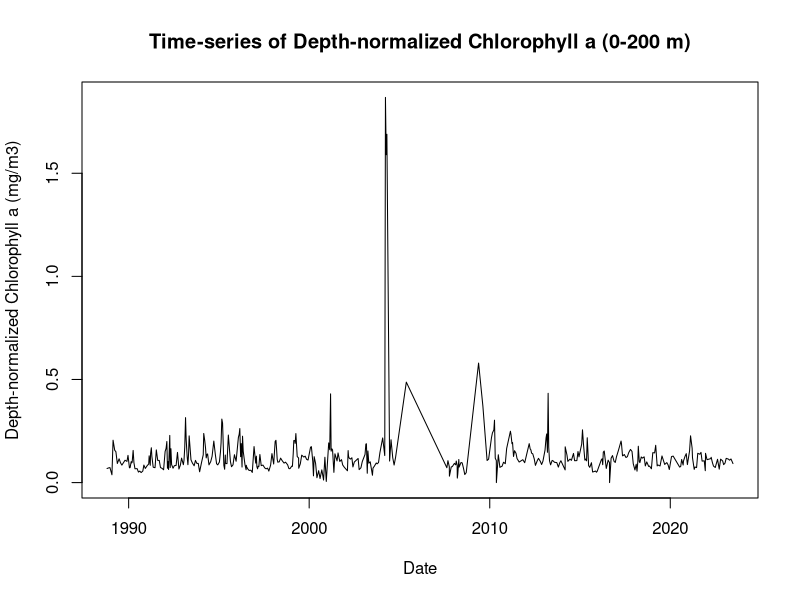

Write R code to recreate this figure. (Note: this script raises an error after producing the figure.)
library(readxl)
library(dplyr)
library(pracma)


BATS_pigments_1_ <- read_excel("Data/BATS_pigments (1).xlsx",na="-999")
View(BATS_pigments_1_)

# Cleaning the dataset (BATS_pigments) ----

BATS_pigments <- BATS_pigments_1_[-c(1:49), ] #get rid of rows 1-49 and make the new row 1 column names
colnames(BATS_pigments) <- BATS_pigments[1, ] #set first row as column names
BATS_pigments <- BATS_pigments[-1, ] #remove the first row which is now column names

View(BATS_pigments)

### Creating a new data set (BATS_chla) with only year, depth, turners chlorophyll a data ----
# Remember, aim is: using Chl column, standardize depth for chlorophyll a. Need to think of a way to normalize this across the water column as different things have different ranges and need to normalize this.
BATS_chla <- BATS_pigments %>%
  select(yyyymmd, Depth, Chl) %>%
  na.omit()
View(BATS_chla)

#round from decimal to whole number
BATS_chla$Depth <- round(as.numeric(BATS_chla$Depth))
BATS_chla$Depth <- as.numeric(BATS_chla$Depth)
BATS_chla$Chl   <- as.numeric(BATS_chla$Chl)
#BATS_chla$yyyymmd <- as.numeric(BATS_chla$yyyymmd)

#BATS_chla$yyyymmd <- ymd(BATS_chla$yyyymmd)

str(BATS_chla$Chl)
str(BATS_chla$Depth)


# Trapezoidal integration ----
# If  Depth values don’t start at 0 or end at 200 exactly, trapezoidal integration still handles it correctly.

# Filter depths 0–200 m and arrange
BATS_filtered <- BATS_chla %>%
  filter(Depth >= 0, Depth <= 200) %>%
  arrange(Depth)

# Depth-integrated chlorophyll (mg/m^2)
Chl_int <- trapz(BATS_filtered$Depth, BATS_filtered$Chl)

# FINAL DECISION ----

norm_chl <- BATS_chla %>%
  filter(Depth >= 0, Depth <= 200) %>% # Filter depths 0–200 m
  mutate(
    Depth = as.numeric(Depth),
    Chl   = as.numeric(Chl)
  ) %>%
  arrange(yyyymmd, Depth) %>%
  group_by(yyyymmd) %>%
  summarise(                      #summarise() collapses all rows for each cast into ONE row.
    Chl_int = trapz(Depth, Chl),       # mg/m2
    Chl_mean_200m = Chl_int / 200      # mg/m3 (depth-normalized)
  )
View(norm_chl)

#date is written as yyyymmdd - fixing date format

#norm_chl$yyyymmd <- as.Date(norm_chl$yyyymmd, format="%Y%m%d")
#norm_chl$yyyymmd <- ymd(norm_chl$yyyymmd)
#norm_chl$yyymmd <- as.numeric (norm_chl$yyyymmd)

#norm_chl$yyyymmd <- as.Date(as.character(norm_chl$yyyymmd), format="%Y%m%d")
#norm_chl$Month <- format(norm_chl$yyyymmd, "%m") # Extract month as numeric
#norm_chl$Year <- format(norm_chl$yyyymmd, "%Y") # Extract year


library(lubridate)

norm_chl$yyyymmd <- ymd(norm_chl$yyyymmd)

norm_chl$year  <- year(norm_chl$yyyymmd)
norm_chl$month <- month(norm_chl$yyyymmd)
norm_chl$day   <- day(norm_chl$yyyymmd)

#rename column names
colnames(norm_chl)[1] <- "Date"
colnames(norm_chl)[2] <- "Chl_Int_200m_mg_m2"
colnames(norm_chl)[3] <- "Chl_mean_200m_mg_m3"
colnames(norm_chl)[4] <- "Year"
colnames(norm_chl)[5] <- "Month"
colnames(norm_chl)[6] <- "Day"



# Visualizing time-series of depth-normalized chlorophyll ----
plot(norm_chl$Date,norm_chl$Chl_mean_200m_mg_m3, type="l",
     xlab="Date", ylab="Depth-normalized Chlorophyll a (mg/m3)",
    # ylim=c(0,0.5),
     main="Time-series of Depth-normalized Chlorophyll a (0-200 m)")                            

### a) Time-series plot of time-series depth normalized chlorophyll — can see seasonal cycles and long-term changes.----
ggplot(norm_chl, aes(x = Date, y = Chl_mean_200m_mg_m3)) +
  geom_line(color = "darkblue") +
  geom_smooth(method = "lm", color = "blue", se = FALSE) +
  labs(title = "Phytoplankton Biomass (0–200m) Over Time at BATS",
       x = "Date",
       y = "Chlorophyll Mean (mg/m³, normalized to 200m)") +
  theme_classic()

### b) Seasonal pattern (montly averages) -----
#norm_chl$Month <- format(norm_chl$yyyymmd, "%m") # Extract month as numeric
#norm_chl$Month <- as.numeric(norm_chl$Month) # Convert to numeric
chl_monthly <- norm_chl %>% 
  group_by(Month) %>% 
  summarise(MonthlyAvgBiomass = mean(Chl_mean_200m_mg_m3, na.rm = TRUE)) %>% 
  ungroup()
# Plot monthly averages
ggplot(chl_monthly, aes(x = Month, y = MonthlyAvgBiomass)) + # x is month (1-12)
  geom_line(color = "darkgreen") +
  geom_point() +
  scale_x_continuous(breaks = 1:12, labels = month.abb) +
  labs(title = "Monthly Mean Phytoplankton (Chl) Biomass (0–200m) at BATS",
       x = "Month",
       y = "Average Chl (mg/m³, normalized to 200m)") +
  theme_classic()


### c) Annual pattern (yearly averages) ----
str(chl_yearly)
chl_yearly <- norm_chl %>% 
  group_by(Year) %>% 
  summarise(YearlyAvgBiomass = mean(Chl_mean_200m_mg_m3, na.rm = TRUE)) %>%  #calculating avg per year
  ungroup()
# Plot yearly averages
ggplot(chl_yearly, aes(x = Year, y = YearlyAvgBiomass, group=1)) +
  geom_line(color = "purple") +
  geom_smooth(method = "lm", color = "purple", se = FALSE) +
  geom_point() +
  labs(title = "Annual Mean Phytoplankton (Chl) Biomass (0–200m) at BATS",
       x = "Year",
       y = "Average Chl (mg/m³, normalized to 200m)") +
  theme_classic()



# Dealing with the outliers -----
#identifying points greater than 1 mg/m3
outliers <- norm_chl %>%
  filter(Chl_mean_200m_mg_m3 > 1)
View(outliers)

# IQR test to statistically check for whether these are actually outliers (without assuming normality)
chl <- norm_chl$Chl_mean_200m_mg_m3

Q1 <- quantile(chl, 0.25, na.rm = TRUE)
Q3 <- quantile(chl, 0.75, na.rm = TRUE)
IQR_val <- Q3 - Q1

upper_bound <- Q3 + 1.5 * IQR_val
lower_bound <- Q1 - 1.5 * IQR_val

outliers_iqr <- norm_chl %>%
  filter(Chl_mean_200m_mg_m3 > upper_bound |
           Chl_mean_200m_mg_m3 < lower_bound)
outliers_iqr

#Remove outliers based on IQR
norm_chl <- norm_chl %>%
  filter(Chl_mean_200m_mg_m3 <= upper_bound &
  Chl_mean_200m_mg_m3 >= lower_bound)



#checking for normality ----
hist(norm_chl$Chl_mean_200m_mg_m3, breaks=50,
     main="Histogram of Depth-normalized Chlorophyll a (0-200 m) after Outlier Removal",
     xlab="Depth-normalized Chlorophyll a (mg/m3)",
     col="lightblue")

#check if this is normal 
shapiro.test(norm_chl$Chl_mean_200m_mg_m3) #p-value < 0.05, data is not normally distributed

lm_normchl<-lm(Chl_mean_200m_mg_m3~Year, data=norm_chl)
plot(lm_normchl)


#save norm_chl to dataset folder - github ----
write.csv(norm_chl, "Data/norm_chl.csv", row.names = FALSE)














# ------------------------ OTHER APPROACHES -------------------------------------------
### Step 1: Interpolation to a Standard Depth Grid (every 5 m from 0 m to 200 m.) ----

# Group by unique depths and average chlorophyll values if duplicates exist

BATS_chla <- BATS_chla %>%
  group_by(yyyymmd, Depth) %>%
  summarise(Chl = mean(Chl, na.rm = TRUE)) %>%
  ungroup()

# Create a standard depth grid
standard_depths <- seq(0, 200, by = 5) # Standard depth grid from 0 to 200 m at 5 m intervals
Chl <- BATS_chla$Chl
Depth <- BATS_chla$Depth

interp_chl <- approx(Depth, Chl, xout=standard_depths, rule=2)$y  # rule=2 => use boundary values for extrapolation


library(pracma)   # for trapz
# linear interpolation
interp_chl <- approx(depth, chl_ug_L, xout=std_grid, rule=2)$y  # rule=2 => use boundary values for extrapolation

# convert µg L^-1 to µg m^-3
chl_ug_m3 <- interp_chl * 1000

# integrate 0-200 m (gives µg m^-2)
chl_ug_m2 <- trapz(std_grid, chl_ug_m3)
chl_mg_m2 <- chl_ug_m2 / 1000

# if cast only to 150 m, option A scale, option B extend with last value
Zmax <- max(depth)
# option A: scale
integral_to_Zmax <- trapz(seq(0,Zmax,by=1), approx(depth, chl_ug_L*1000, xout=seq(0,Zmax,by=1))$y)
scaled_integral_ug_m2 <- integral_to_Zmax * (200 / Zmax)

# option B: extend using last measured value down to 200 m
ext_depths <- c(depth,200)
ext_chl <- c(chl_ug_L, tail(chl_ug_L,1))
ext_interp <- approx(ext_depths, ext_chl, xout=std_grid)$y * 1000
extended_integral_ug_m2 <- trapz(std_grid, ext_interp)



#######################################
#convert Depth_m and Chl_a_ug_per_L to numeric
BATS_chla$Depth <- as.numeric(BATS_chla$Depth)
BATS_chla$Chl <- as.numeric(BATS_chla$Chl)

#remove rows with NA values in Depth or Chl
BATS_chla <- BATS_chla %>%
  filter(!is.na(Depth) & !is.na(Chl))





# Trying stuff out 
### Step 1: Decide on reference depth as 200m and Interpolate each cast onto a standard depth grid. ----
standard_depths <- seq(0, 200, by = 1) # Standard depth grid from 0 to 200 m at 1 m intervals
BATS_chla_interpolated <- BATS_chla %>%
  group_by(yyyymmd) %>%
  do({
    interp_chl <- approx(.$Depth, .$Chl, xout = standard_depths, rule = 2)$y
    data.frame(Depth = standard_depths, Chl = interp_chl)
  }) %>%
  ungroup()
View(BATS_chla_interpolated)


### Step 2: Normalize either: By depth-integrated chlorophyll (average over layer) OR Z-score per depth OR Relative to total chlorophyll in upper layer ----
BATS_chla_normalized <- BATS_chla_interpolated %>%
  group_by(yyyymmd) %>%
  mutate(Total_Chl = sum(Chl, na.rm = TRUE),
         Chl_Normalized = Chl / Total_Chl) %>%
  ungroup()
View(BATS_chla_normalized)

### Step 3: Visualize time-series at specific depths or depth-averaged ----
# Example: Time-series at 10m depth
chl_10m <- BATS_chla_normalized %>%
  filter(Depth == 10)
plot(as.Date(chl_10m$yyyymmd, format="%Y%m%d"), chl_10m$Chl_Normalized, type="l",
     xlab="Date", ylab="Normalized Chlorophyll a at 10m",
     main="Time-series of Normalized Chlorophyll a at 10m Depth")
# Example: Depth-averaged normalized chlorophyll
chl_depth_avg <- BATS_chla_normalized %>%
  group_by(yyyymmd) %>%
  summarise(Depth_Avg_Chl = mean(Chl_Normalized, na.rm = TRUE)) %>%
  ungroup()
plot(as.Date(chl_depth_avg$yyyymmd, format="%Y%m%d"), chl_depth_avg$Depth_Avg_Chl, type="l",
     xlab="Date", ylab="Depth-averaged Normalized Chlorophyll a",
     main="Time-series of Depth-averaged Normalized Chlorophyll a")

### Step 4: Seasonal pattern analysis ----


### Depth Integration (z-score) ----
# calculating the mean - Sum all the chlorophyll values in the BATS_chla dataset and divide by the number of data points.
(mean_chla <- mean(BATS_chla$Chl, na.rm = TRUE))
# calculating the standard deviation - Calculate the standard deviation of the chlorophyll values in the BATS_chla dataset.
(sd_chla <- sd(BATS_chla$Chl, na.rm = TRUE))

# calculating the z-score - For each chlorophyll value, subtract the mean and divide by the standard deviation.
BATS_chla <- BATS_chla %>%
  mutate(Chl_zscore = (Chl - mean_chla) / sd_chla)
View(BATS_chla)

#order dataset by depth
BATS_chla <- BATS_chla %>%
  arrange(Depth)
View(BATS_chla)

# ------
### Vertical integration
### Compute depth-integrated chlorophyll by integration - zero as bottom of integration 200 as top Chl(z) dz then normalize by dividing integration depth to get an avg
BATS_chla_depth_integrated <- BATS_chla %>%
  group_by(yyyymmd) %>% # group by date
  summarise(Depth_Integrated_Chl = sum(Chl, na.rm = TRUE) * (200 / n())) %>% # integrate and normalize
  ungroup() # ungroup the data
View(BATS_chla_depth_integrated)
